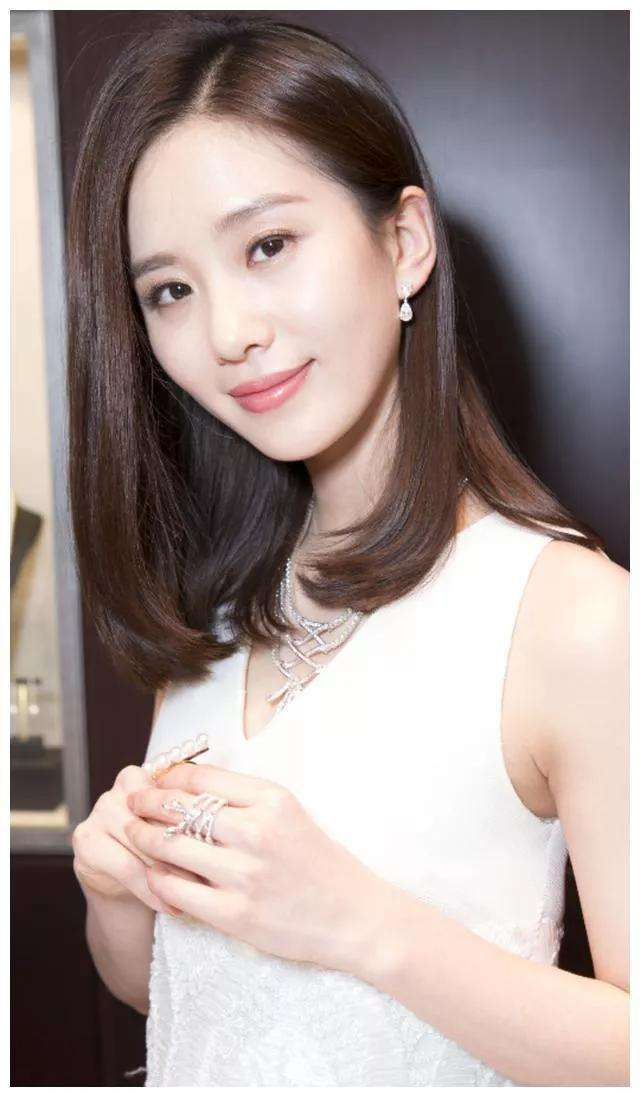
#> input picture python 数据分析/lss.jfif, 640 x 1097 px
$ jupyter execute --allow-errors '02-NumPy quickstart.ipynb'   (shell and % lines are left out)   (older library calls are emulated)
#> lines starting #> are read from the running program, lines starting #| are printed output that depends on the picture
# NumPy quickstart

## Numpy简介

一个基于python的扩展库

提供高维数组对象ndarray，运算速度碾压python List

提供了各种高级数据编程工具，如矩阵运算、向量运算、快速筛选、IO操作、傅里叶变换、线性代数、随机数等

## ndarray属性

1. ndim：维度
2. shape：形状（各维度的长度）
3. size：总长度
4. dtype：元素类型

## 创建ndarray

[cell 1]
import numpy as np

[cell 2]
arr1 = np.array([1,2,3])

[cell 3]
type(arr1)

[cell 4]
arr1.ndim

[cell 5]
arr1.shape

[cell 6]
arr1.size

[cell 7]
arr1.dtype

[cell 8]
arr2 = np.array([[1,2,3],[2,3,4]])
arr2

[cell 9]
arr2.ndim, arr2.shape, arr2.size, arr2.dtype

### 使用np.array()由python list创建

display print  output

[cell 10]
print(arr2)

[cell 11]
display(arr2)

[cell 12]
print(arr1, arr2)

[cell 13]
display(arr1, arr2)

[cell 14]
arr2

### 强制类型统一

numpy设计初衷是用于运算的，所以对数据类型进行统一优化

注意：
- numpy默认ndarray的所有元素的类型是相同的
- 如果传进来的列表中包含不同的类型，则统一为同一类型，优先级：str>float>int

[cell 15]
list1 = [1,2,3, 4.12]
list1

[cell 16]
arr3 = np.array(list1)

[cell 17]
arr3.dtype

[cell 18]
list2 = [1,2,3, 3.14, 'object']
arr4 = np.array(list2)

[cell 19]
# U 表示Unicode的简写形式
arr4.dtype

[cell 20]
type(arr2)  # 查看arr2对象本身的类型

[cell 21]
arr2.dtype  # 查看arr2内部的元素类型，由于ndarray的元素类型是强制统一的，所以只返回一个类型

### Numpy的数据类型

|名称|描述|
|-|-|
|bool_|布尔型数据类型（True 或者 False）|
|int_|默认的整数类型（类似于 C 语言中的 long，int32 或 int64）|
|intc|与 C 的 int 类型一样，一般是 int32 或 int 64|
|intp|用于索引的整数类型（类似于 C 的 ssize_t，一般情况下仍然是 int32 或 int64）|
|int8|字节（-128 to 127）|
|int16|整数（-32768 to 32767）|
|int32|整数（-2147483648 to 2147483647）|
|int64|整数（-9223372036854775808 to 9223372036854775807）|
|uint8|无符号整数（0 to 255）|
|uint16|无符号整数（0 to 65535）|
|uint32|无符号整数（0 to 4294967295）|
|uint64|无符号整数（0 to 18446744073709551615）|
|float_|float64 类型的简写|
|float16|半精度浮点数，包括：1 个符号位，5 个指数位，10 个尾数位|
|float32|单精度浮点数，包括：1 个符号位，8 个指数位，23 个尾数位|
|float64|双精度浮点数，包括：1 个符号位，11 个指数位，52 个尾数位|
|complex_|complex128 类型的简写，即 128 位复数|
|complex64|复数，表示双 32 位浮点数（实数部分和虚数部分）|
|complex128|复数，表示双 64 位浮点数（实数部分和虚数部分）|

### 使用np的routines函数创建

1) np.ones(shape, dtype=None, order='C')

shape: 形状，使用元组表示

[cell 22]
(2,3)
(3,1)
(1,3)

(3,)

[cell 23]
[[1],
 [1],
 [1]]

[[1,1,1]]

[1,1,1]

[cell 24]
np.ones(shape=(2,3))

[cell 25]
np.ones(shape=(3,))

[cell 26]
np.ones(shape=(1,3))

[cell 27]
np.ones(shape=(3,1))

[cell 28]
np.ones(shape=(3,2), dtype=np.int8)

2) np.zeros(shape, dtype=float, order='C')

[cell 29]
np.zeros(shape=(3,1),dtype=np.uint8)

3) np.full(shape, fill_value, dtype=None, order='C')

[cell 30]
np.full(shape=(3,3), fill_value=6)

4) np.eye(N, M=None, k=0, dtype=float)

[cell 31]
np.eye(N=3)

[cell 32]
np.eye(N=3, M=2)

[cell 33]
np.eye(N=3, k=-1)

5) np.linspace(start, stop, num=50, endpoint=True, retstep=False, dtype=None)

#> (a cell that did not finish here is left out)

[cell 35]
np.linspace(0, 10, 11)

[cell 36]
np.linspace(0, 100, 10, endpoint=False)

[cell 37]
np.linspace(0, 360, 4, endpoint=False)

6) np.arange([start, ]stop, [step, ]dtype=None)

[cell 38]
np.arange(0, 100, step=10)

7) np.random.randint(low, high=None, size=None, dtype='l')

[cell 39]
np.random.randint(low=0, high=100, size=(3,5))

[cell 40]
np.random.randint(0,10, size=(10,))

8) 正态分布函数
- np.random.randn(d0, d1, ..., dn)  标准正态分布
- np.random.normal()  普通正态分布

[cell 41]
np.random.normal(loc=175, scale=10, size=(10,))

[cell 42]
data = np.random.randn(1000)

[cell 43]
import matplotlib.pyplot as plt

[cell 44]
plt.hist(data)
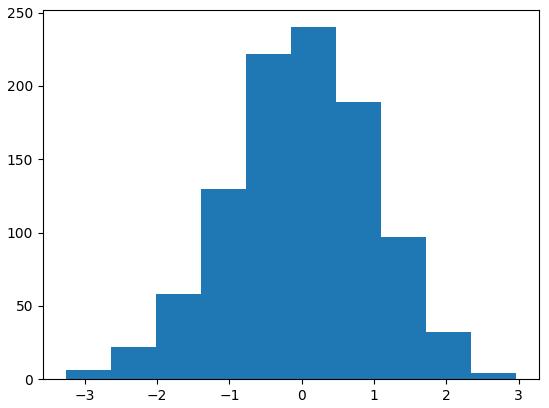
#> figure drawn by matplotlib, 1 panel; tallest bar 240 high, from x = -0.148 to 0.475

9) np.random.random(size=None)

生成0到1的随机数，左闭右开

[cell 45]
np.random.random(size=(10,5))

10) np.random.permutation(10) 生成随机索引

[cell 46]
np.random.permutation(5)

[cell 47]
help(np.random.permutation)

11) 随机种子

[cell 48]
np.random.seed(1)  # 添加一个种子

np.random.randint(0,10, size=5)

### 习题

[cell 49]
import numpy as np
np.random.randint(-5, 5, size=(3,4))

[cell 50]
np.linspace(0, 15, 5, endpoint=False)
np.arange(0, 15, step=3)

[cell 51]
data = np.random.random(size=(100,100,3))
data.dtype

[cell 52]
np.linspace(0, 2*np.pi, num =8, endpoint=False)

[cell 53]
np.random.randint(-5, 5, size=(3,4))

[cell 54]
np.linspace(0, 15, 5, endpoint=False)

np.arange(0, 15, step=3)

[cell 55]
data = np.random.random(size=(100, 100, 3))
data.dtype

[cell 56]
np.linspace(0, 2*np.pi, num=9)

思考：5.49778714 弧度对应角度是多少呢？

## ndarray的读写操作

### 索引访问

[cell 57]
l1 = [1,2,3,4,5]

[cell 58]
l1[1]

[cell 59]
l1[-1]

[cell 60]
l2 = [[1,2,3],[2,3,4]]
l2

[cell 61]
l2[1][0]

[cell 62]
arr4 = np.random.randint(0, 10, size=10)
arr4

[cell 63]
arr4[0], arr4[-1]

[cell 64]
arr5 = np.random.randint(0,10,size=(3,4))
arr5

[cell 65]
arr5[2][1] = 100

[cell 66]
arr5

【重点1】ndarray的高维数组访问，使用[dim1_index, dim2_index...]

[cell 67]
arr5[2, 1]

[cell 68]
arr5

[cell 69]
# 间接访问
arr5[2][1]

### 列表访问

[cell 70]
arr1 = np.random.randint(0, 100, size=10)
arr1

[cell 71]
arr1[1], arr1[2]

[cell 72]
index = [1, 2]
arr1[index]

[cell 73]
index1 = [1, 2, 1, 2, 1, 2]
arr1[index1]

[cell 74]
# ndarray 也可以同时作为 ndarray对象的索引列表
index2 = np.random.permutation(10)

# 对原数组进行随机排序
arr1[index2]

[cell 75]
# 在原始数据中，随机取3个数
random_index = np.random.permutation(10)[[0,1,2]]

random_index

[cell 76]
arr1[random_index]

[cell 77]
random_index2 = np.random.randint(0, 10, size=3)
random_index2

[cell 78]
arr1[random_index2]

高维数组中使用

[cell 79]
arr2 = np.random.randint(0, 100, size=(5,5))
arr2

[cell 80]
arr2[[0, 1]]

[cell 81]
arr2[:,[0,1]]

### 切片访问

[cell 82]
arr1[0:3]

[cell 83]
arr1[-4:]

[cell 84]
arr1[2:5]

[cell 85]
arr1

[cell 86]
# arr1[start : end : step]
arr1[0:-1:2]

[cell 87]
arr1[::-1]

[cell 88]
arr1[::-2]

[cell 89]
arr2[:,[1,2]]

[cell 90]
# 使用bool列表访问
arr3 = np.random.randint(0, 100, size=(5,))
arr3

[cell 91]
bool_index = [False, True, False, True, False]

arr3[bool_index]

### 习题

[cell 92]
data1 = np.random.random(size=10)
display(data1[::-1])

[cell 93]
data2 = np.random.randint(0,100,size=(5,4))
display(data2)

[cell 94]
data2[:,[-2,-1]]
data2[:,-2:]
data2[:,[False,False,True,True]]

[cell 95]
data1 = np.random.random(size=10)

display(data1, data1[::-1])

[cell 96]
data2 = np.random.randint(0, 100, size=(5,4))
display(data2)

[cell 97]
# ndarray[dim1_index, dim2_index...]

data2[:,[-2,-1]]

[cell 98]
data2[:, -2:]

[cell 99]
data2[:,[False, False, True, True]]

[cell 100]
data2[[0,1,2,3,4],-2:]

## ndarray的级联和切分

### 级联
级联的注意事项：
- 级联的参数是列表：一定要加中括号或小括号
- 维度必须相同
- 形状相符
- 级联的方向默认是shape这个tuple的第一个值所代表的维度方向
- 可通过axis参数改变级联的方向

np.concatenate()

[cell 101]
a1 = np.random.randint(0, 10, size=(3,4))
a2 = np.random.randint(10, 20, size=(3,4))

[cell 102]
display(a1, a2)

[cell 103]
np.concatenate((a1, a2), axis=0)

[cell 104]
a3 = np.random.randint(20,30,size=(3,))
a3

#> (a cell that did not finish here is left out)

[cell 106]
a4 = np.random.randint(30,40, size=(3,3))
a4

[cell 107]
a1

#> (a cell that did not finish here is left out)

[cell 109]
np.concatenate((a1, a4), axis=1)

np.hstack与np.vstack

#> (a cell that did not finish here is left out)

[cell 111]
# 横着连接
np.hstack((a1, a4))

使用numpy操作图片

[cell 112]
import matplotlib.pyplot as plt

[cell 113]
img = plt.imread('lss.jfif')
#> img is the input picture: shape (1097, 640, 3); mean R, G, B 167.7, 153.5, 150.8
plt.imshow(img)

[cell 114]
img

[cell 115]
# RGB
img.shape
#> Out = (1097, 640, 3)

[cell 116]
big_img = np.concatenate((img, img), axis=1)
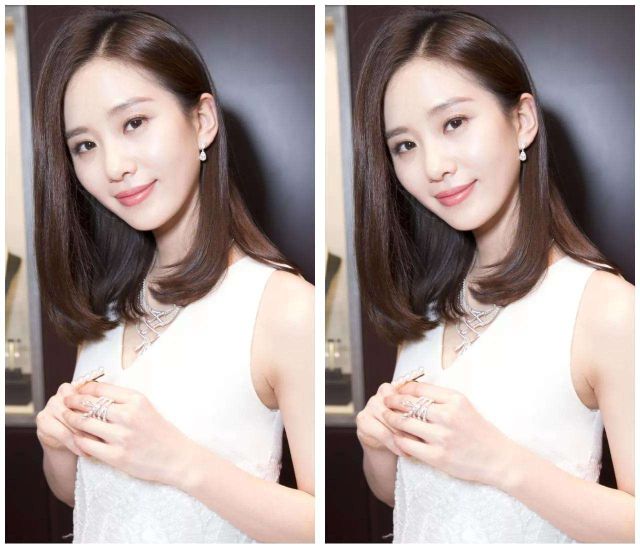
#> big_img: shape (1097, 1280, 3) (shown at 1/2 size); mean R, G, B 167.7, 153.5, 150.8
plt.imshow(big_img)

[cell 117]
small_img = big_img[::10, ::10]
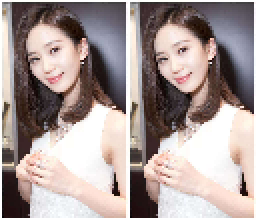
#> small_img: shape (110, 128, 3) (shown 2 times larger); mean R, G, B 167.2, 153, 150.4
plt.imshow(small_img)

[cell 118]
plt.imshow(small_img[:, ::-1])
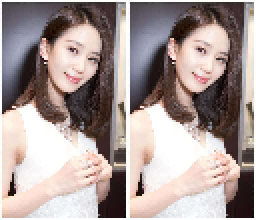
#> shown: shape (110, 128, 3) (shown 2 times larger); mean R, G, B 167.2, 153, 150.4
